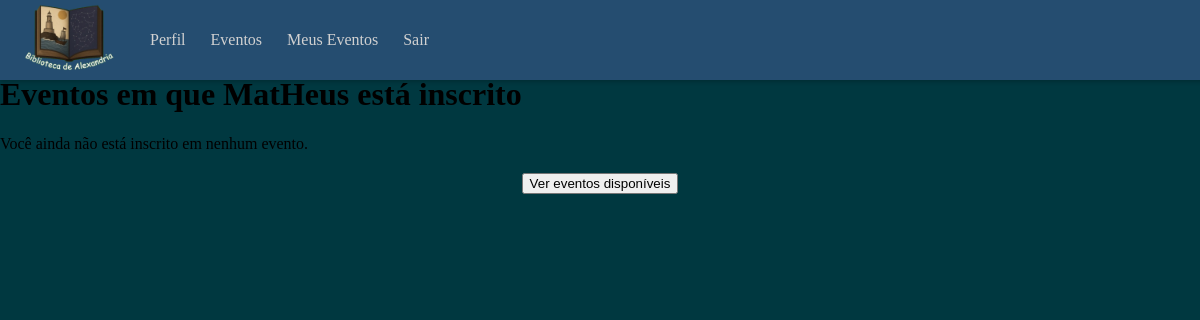
The page /home_inscricao/ (signed in) on the database as committed earlier.
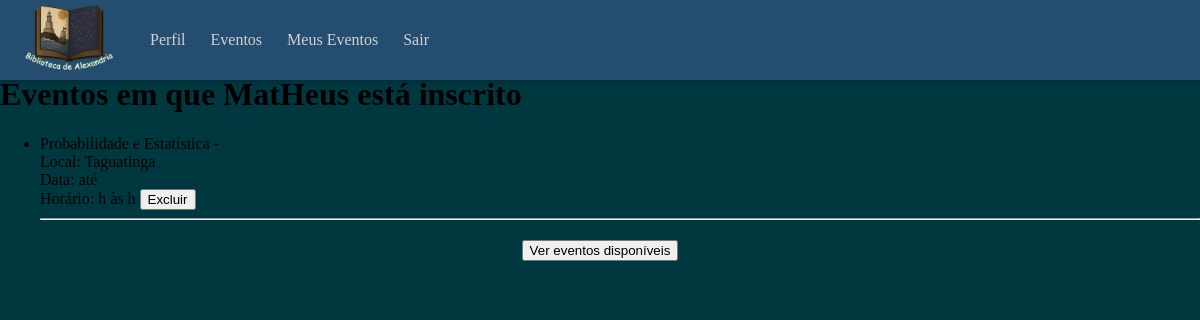
The same page on the database as committed later.
### login/models.py (models this page shows)
class Evento (models.Model):
    id_evento = models.AutoField(primary_key=True, unique=True)
    nome = models.TextField(max_length=100, null= True)
    tipoEvento = models.TextField(max_length=200)
    dataIni = models.DateField()
    dataFin = models.DateField()
    horasIni = models.TimeField(validators=[MinValueValidator(1)], null=True, blank=True)
    horasFin = models.TimeField(validators=[MinValueValidator(1)], null=True, blank=True)
    horasDura = models.IntegerField(validators=[MinValueValidator(0)], null=True, blank=True)
    local = models.TextField(max_length=200)
    quantPart = models.IntegerField(validators=[MinValueValidator(0)], null=False, blank=False, default=0)
    organizador = models.TextField(max_length=200, null=False, blank=False)
    vagas = models.IntegerField(validators=[MinValueValidator(1)], null=False)
    certificado = models.BooleanField(default=False)
    assinatura = models.CharField(max_length=200, null=True, blank=True)

### login/views.py (the view)
# urls.py: path("home_inscricao/", views.home_inscricao, name = "list_inscricao"),
def home_inscricao(request):
    usuario_id = request.session.get("usuario_id")
    if not usuario_id:
        return redirect("login")
    usuario = get_object_or_404(Usuario, id_usuario=usuario_id)
    inscritos = Inscrito.objects.filter(usuario_id=usuario)
    eventos_inscritos = [i.evento_id for i in inscritos]
    return render(request, "list_inscricoes.html", {
        "usuario": usuario,
        "eventos": eventos_inscritos,
    })

### login/templates/list_inscricoes.html (shortened to what this page needs)
{% extends 'base.html' %}
{% block content %}
    <h1>Eventos em que {{ usuario.nome }} está inscrito</h1>
    {% if eventos %}
        <ul>
        {% for evento in eventos %}
            <li>
                {{ evento.nome }} - {{ evento.tipoevento }} <br>
                Local: {{ evento.local }} <br>
                Data: {{ evento.dataI }} até {{ evento.dataF }} <br>
                Horário: {{ evento.horarioI }}h às {{ evento.horarioF }}h
                <form action="{% url 'emitir_certificados' evento.pk %}" method="POST" style="display:inline;">
                    <button type="submit" class="btn btn-danger">Excluir</button>
                </form>
            </li>
            <hr>
        {% endfor %}
        </ul>
    {% else %}
        <p>Você ainda não está inscrito em nenhum evento.</p>
    {% endif %}
</body>
</html>
<section style="margin-top: 20px; text-align: center;">
  <a href="{% url 'inscricao_evento_disp' %}">
    <button>
      Ver eventos disponíveis
    </button>
  </a>
</section>
{% endblock  %}

Rows that differ between the two databases and show on the page:
added Evento: nome "Probabilidade e Estatística", local "Taguatinga"
Other text that changed with them:
text no longer shown: "Você ainda não está inscrito em nenhum evento."
